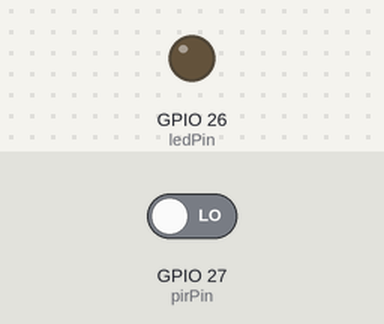
This sketch was run on a simulated ESP32. On the bench: output pins drawn as LEDs (lit = HIGH). The test bench sets the inputs (shaded band); at power-on: GPIO 27 (pirPin) LOW. WiFi joins after 1.5 s; servers stay silent unless stated; what the sketch prints to the serial monitor is not drawn.

Above: at 8.0 s.
8.1 s: GPIO 27 (pirPin) driven HIGH
At 8.4 s:
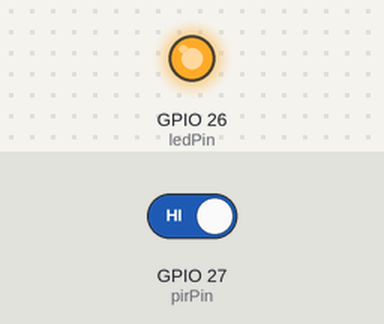
9.6 s: GPIO 27 (pirPin) driven LOW
At 10.7 s:
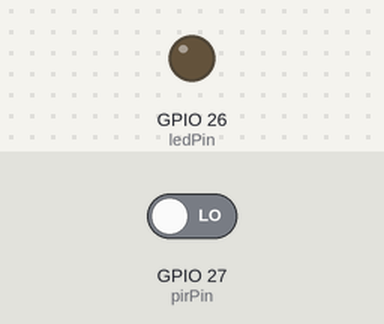
Timing chart, 0 to 12.6 s (numbered marks = the images above; inputs shaded):
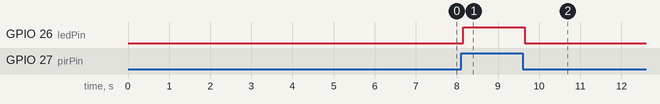

The sketch:

Code.ino
```cpp
#define BLYNK_TEMPLATE_ID "YourTemplateID"
#define BLYNK_DEVICE_NAME "YourDeviceName"
#define BLYNK_AUTH_TOKEN "YourAuthToken"

// Library includes
#include <WiFi.h>
#include <BlynkSimpleEsp32.h>

// Define your Wi-Fi credentials
char ssid[] = "YourSSID";
char pass[] = "YourPassword";

// Define GPIO pins
int pirPin = 27;  // PIR sensor output connected to GPIO 27
int ledPin = 26;  // LED connected to GPIO 26

boolean lockLow = true;
long unsigned int lowIn;
long unsigned int motionPause = 5000;

// Blynk virtual pins
#define VIRTUAL_BUTTON V0
#define VIRTUAL_LED V1

BlynkTimer timer;

void setup() {
  // Initialize the serial monitor
  Serial.begin(115200);

  // Set up the PIR sensor and LED pins
  pinMode(pirPin, INPUT);
  pinMode(ledPin, OUTPUT);

  // Initialize Blynk
  Blynk.begin(BLYNK_AUTH_TOKEN, ssid, pass);

  // Give the PIR sensor some time to calibrate
  Serial.print("Calibrating sensor ");
  for (int i = 0; i < 5; i++) {
    Serial.print(".");
    delay(1000);
  }
  Serial.println(" done");
  Serial.println("SENSOR ACTIVE");
  delay(50);

  // Timer to check the PIR sensor state
  timer.setInterval(100L, checkPIRSensor);
}

void loop() {
  Blynk.run();
  timer.run();
}

void checkPIRSensor() {
  if (digitalRead(pirPin) == HIGH) {
    digitalWrite(ledPin, HIGH);
    Blynk.virtualWrite(VIRTUAL_LED, 255);  // Turn on virtual LED in Blynk app

    if (lockLow) {
      lockLow = false;
      Serial.println("Intrusion detected🚨❗");
      Blynk.notify("Intrusion detected!🚨❗");
    }
  }

  if (digitalRead(pirPin) == LOW) {
    digitalWrite(ledPin, LOW);
    Blynk.virtualWrite(VIRTUAL_LED, 0);  // Turn off virtual LED in Blynk app

    if (!lockLow && millis() - lowIn > motionPause) {
      lockLow = true;
      lowIn = millis();
      Serial.println("Detection Ended");
    }
  }
}

// Button widget function to control the LED manually
BLYNK_WRITE(VIRTUAL_BUTTON) {
  int buttonState = param.asInt();
  if (buttonState == 1) {
    digitalWrite(ledPin, HIGH);
  } else {
    digitalWrite(ledPin, LOW);
  }
}
```

Measured:
- after the input at 8.1 s, GPIO 26 (ledPin): LOW → HIGH after 0.05 s
- after the input at 9.6 s, GPIO 26 (ledPin): HIGH → LOW after 0.05 s
